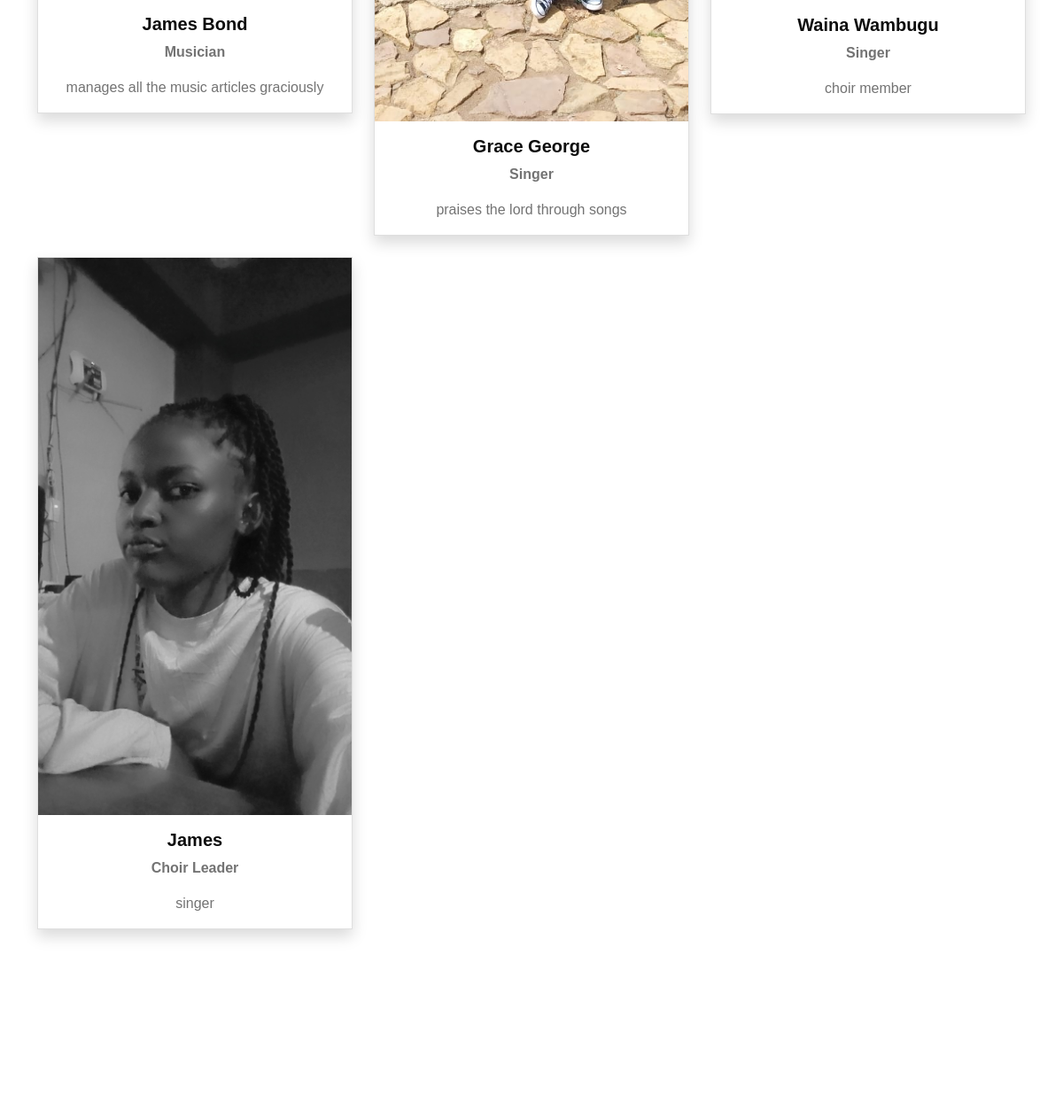
Before: /teamv.php (middle part) with the older database file.
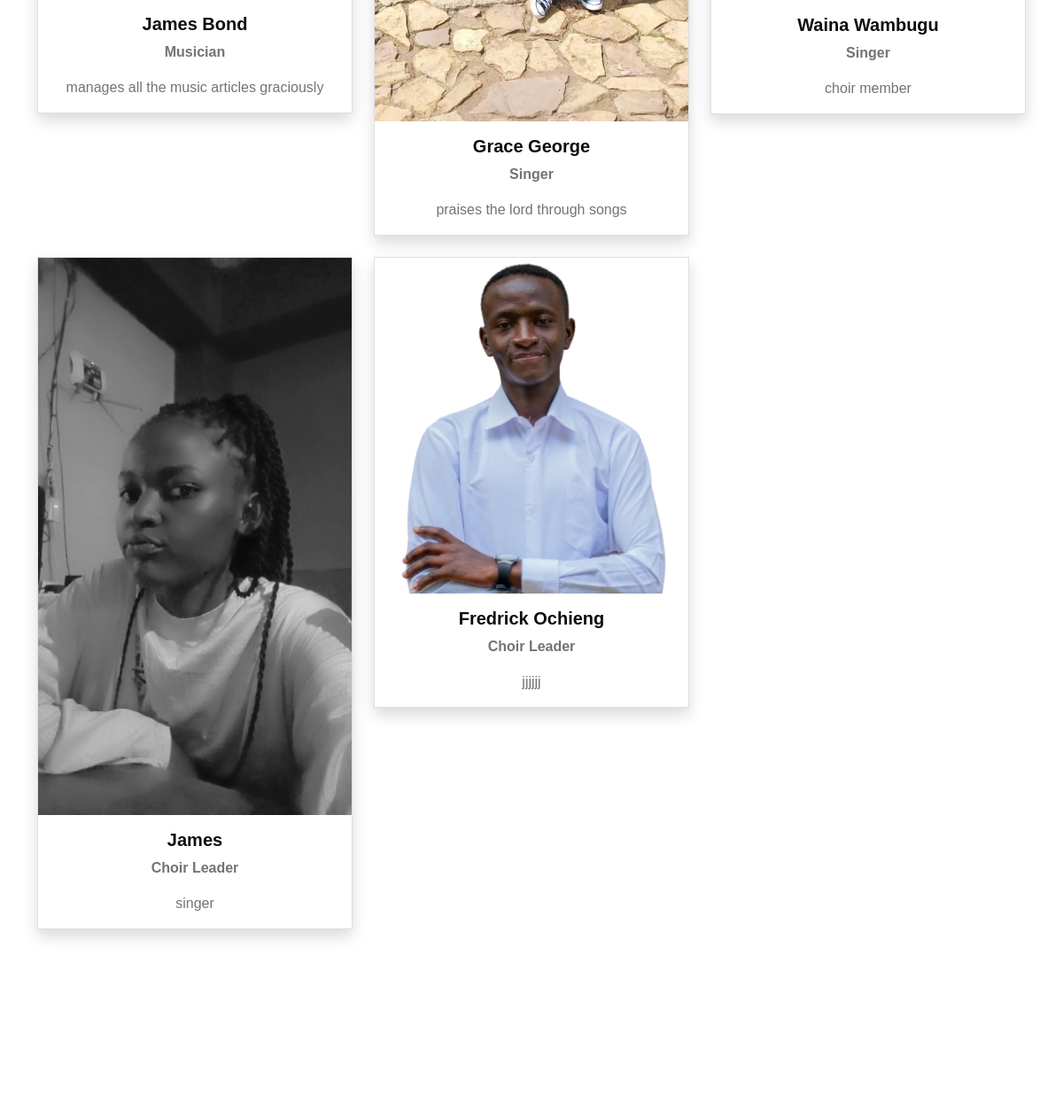
After: the same page with the newer database file.
### tables this page shows
CREATE TABLE `team` (
  `id` int(11) NOT NULL,
  `name` varchar(255) NOT NULL,
  `role` varchar(255) NOT NULL,
  `image` varchar(255) DEFAULT NULL,
  `description` text DEFAULT NULL
);

### teamv.php (the view, shortened to what this page needs)
<?php
include('includes/db_connect.php');
$sql = "SELECT * FROM team";
$stmt = $pdo->prepare($sql);
$stmt->execute();
$team_members = $stmt->fetchAll();
include('includes/header.php');
?>
<div class="container-fluid activities py-5">
    <div class="container py-5">
        <div class="row">
            <?php foreach ($team_members as $member): ?>
                <div class="col-lg-4 col-md-6 mb-4">
                    <div class="card text-center shadow">
                        <?php
                        $imagePath = $member['image'] ? 'uploads/' . htmlspecialchars($member['image']) : 'default-image.jpg';
                        ?>
                        <img src="<?= $imagePath ?>" class="card-img-top" alt="<?= htmlspecialchars($member['name']) ?>">
                        <div class="card-body">
                            <h5 class="card-title"><?= htmlspecialchars($member['name']) ?></h5>
                            <p class="card-text"><strong><?= htmlspecialchars($member['role']) ?></strong></p>
                            <p class="card-text"><?= nl2br(htmlspecialchars($member['description'])) ?></p>
                        </div>
                    </div>
                </div>
            <?php endforeach; ?>
        </div>
    </div>
</div>

### includes/header.php (shortened to what this page needs)
<!DOCTYPE html>
<html lang="en">
<head>
    <link rel="stylesheet" href="https://use.fontawesome.com/releases/v5.15.4/css/all.css"/>
    <link rel="stylesheet" href="https://cdn.jsdelivr.net/npm/bootstrap-icons@1.4.1/font/bootstrap-icons.css">
    <link rel="stylesheet" href="lib/animate/animate.min.css">
    <link rel="stylesheet" href="lib/owlcarousel/assets/owl.carousel.min.css">
    <link rel="stylesheet" href="css/bootstrap.min.css">
    <link rel="stylesheet" href="css/style.css">
</head>
<body>
</body>
</html>

### css/style.css (style rules this page uses)
h4, h5, h6, .h4, .h5, .h6 { font-weight: 600 !important; font-family: 'Open', sans-serif !important; }

Changed rows visible on the page:
added team: image (picture), name "Fredrick Ochieng", role "Choir Leader", description "jjjjjj"
